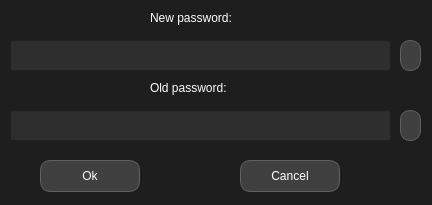
<?xml version="1.0" encoding="UTF-8"?>
<ui version="4.0">
 <class>ChangePassPopup</class>
 <widget class="QDialog" name="ChangePassPopup">
  <property name="geometry">
   <rect>
    <x>0</x>
    <y>0</y>
    <width>432</width>
    <height>205</height>
   </rect>
  </property>
  <property name="windowTitle">
   <string>Change Password</string>
  </property>
  <property name="styleSheet">
   <string notr="true">QWidget {
    background-color: #1E1E1E;
    color: #FFFFFF;
}

QLineEdit, QTextEdit, QPlainTextEdit {
    background-color: #2E2E2E;
    color: #FFFFFF;
}

QPushButton {
    background-color: #404040;
    color: #FFFFFF;
    border: 1px solid #606060;
    border-radius: 10px; 
    padding: 5px 10px;  
}
</string>
  </property>
  <widget class="QLabel" name="label">
   <property name="geometry">
    <rect>
     <x>150</x>
     <y>10</y>
     <width>161</width>
     <height>16</height>
    </rect>
   </property>
   <property name="text">
    <string>New password:</string>
   </property>
  </widget>
  <widget class="QLineEdit" name="newpass">
   <property name="geometry">
    <rect>
     <x>10</x>
     <y>40</y>
     <width>381</width>
     <height>31</height>
    </rect>
   </property>
  </widget>
  <widget class="QPushButton" name="No">
   <property name="geometry">
    <rect>
     <x>240</x>
     <y>160</y>
     <width>100</width>
     <height>32</height>
    </rect>
   </property>
   <property name="text">
    <string>Cancel</string>
   </property>
   <property name="autoDefault">
    <bool>false</bool>
   </property>
  </widget>
  <widget class="QLineEdit" name="oldpass">
   <property name="geometry">
    <rect>
     <x>10</x>
     <y>110</y>
     <width>381</width>
     <height>31</height>
    </rect>
   </property>
   <property name="text">
    <string/>
   </property>
  </widget>
  <widget class="QLabel" name="label_2">
   <property name="geometry">
    <rect>
     <x>150</x>
     <y>80</y>
     <width>161</width>
     <height>16</height>
    </rect>
   </property>
   <property name="text">
    <string>Old password:</string>
   </property>
  </widget>
  <widget class="QPushButton" name="Ok">
   <property name="geometry">
    <rect>
     <x>40</x>
     <y>160</y>
     <width>100</width>
     <height>32</height>
    </rect>
   </property>
   <property name="text">
    <string>Ok</string>
   </property>
  </widget>
  <widget class="QPushButton" name="eye_new">
   <property name="geometry">
    <rect>
     <x>400</x>
     <y>40</y>
     <width>21</width>
     <height>31</height>
    </rect>
   </property>
   <property name="text">
    <string/>
   </property>
   <property name="icon">
    <iconset>
     <normaloff>resources/55c39703ef11466669e8c734030bd7f9.jpg</normaloff>resources/55c39703ef11466669e8c734030bd7f9.jpg</iconset>
   </property>
   <property name="iconSize">
    <size>
     <width>30</width>
     <height>30</height>
    </size>
   </property>
   <property name="autoDefault">
    <bool>false</bool>
   </property>
  </widget>
  <widget class="QPushButton" name="eye_old">
   <property name="geometry">
    <rect>
     <x>400</x>
     <y>110</y>
     <width>21</width>
     <height>31</height>
    </rect>
   </property>
   <property name="text">
    <string/>
   </property>
   <property name="icon">
    <iconset>
     <normaloff>resources/55c39703ef11466669e8c734030bd7f9.jpg</normaloff>resources/55c39703ef11466669e8c734030bd7f9.jpg</iconset>
   </property>
   <property name="iconSize">
    <size>
     <width>30</width>
     <height>30</height>
    </size>
   </property>
   <property name="autoDefault">
    <bool>false</bool>
   </property>
  </widget>
 </widget>
 <resources/>
 <connections/>
</ui>
